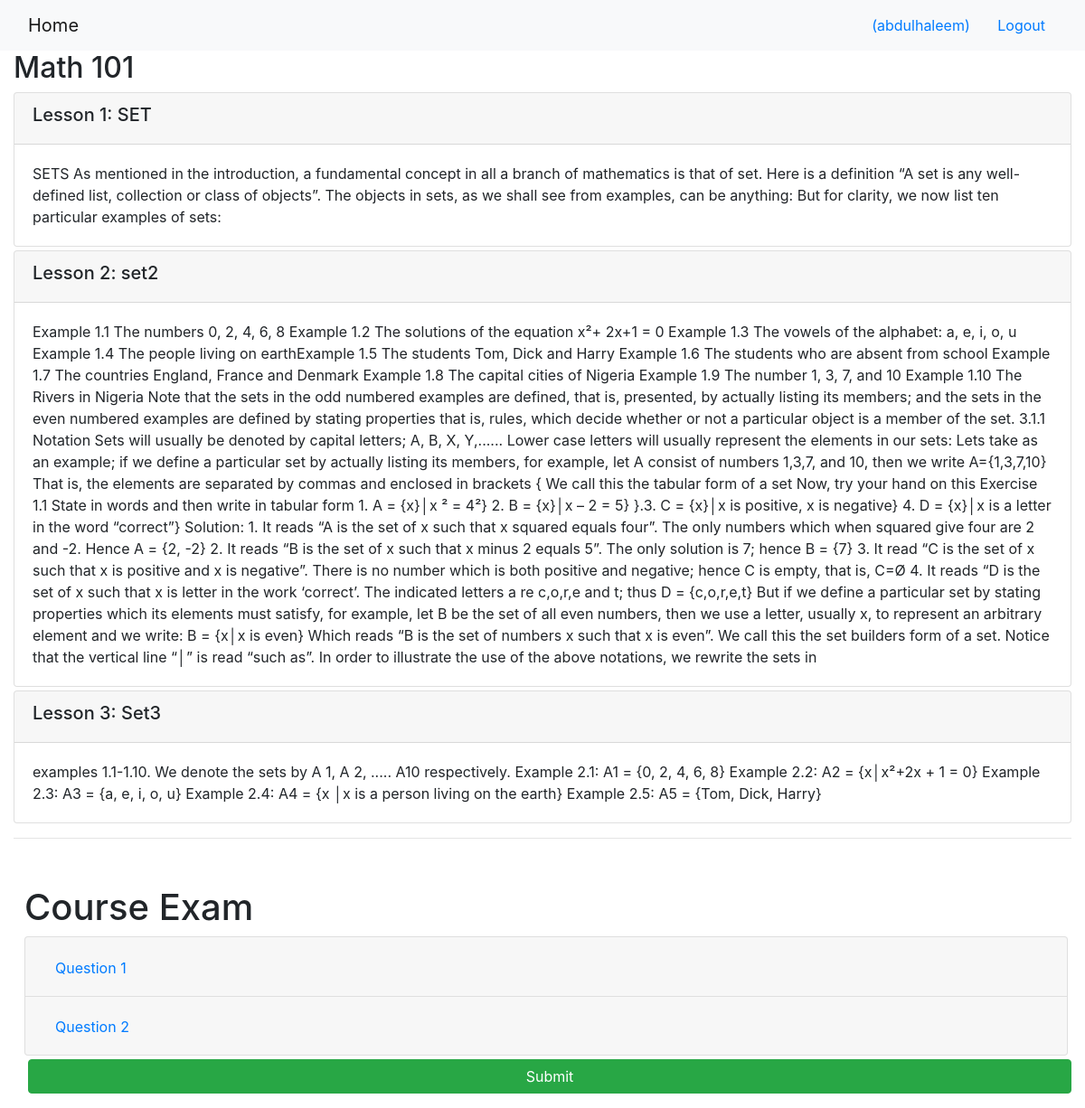
The app's page /onlinecourse/1/ (signed in) with its own data.
### onlinecourse/models.py (models this page shows, shortened)
class Course(models.Model):
    name = models.CharField(null=False, max_length=30, default='online course')
    image = models.ImageField(upload_to='course_images/')
    description = models.CharField(max_length=1000)
    pub_date = models.DateField(null=True)
    instructors = models.ManyToManyField(Instructor)
    users = models.ManyToManyField(settings.AUTH_USER_MODEL, through='Enrollment')
    total_enrollment = models.IntegerField(default=0)
    is_enrolled = False

class Lesson(models.Model):
    title = models.CharField(max_length=200, default="title")
    order = models.IntegerField(default=0)
    course = models.ForeignKey(Course, on_delete=models.CASCADE)
    content = models.TextField()

class Question(models.Model):
    course = models.ForeignKey(Course , on_delete=models.CASCADE)# <HINT> A course can have multiple questions
    lesson = models.ForeignKey(Lesson, on_delete=models.CASCADE)# Foreign key to lesson
    question = models.TextField()    # question text
    grade = models.FloatField()     # question grade/mark

### onlinecourse/views.py (the view)
# urls.py: path('<int:pk>/', views.CourseDetailView.as_view(), name='course_details'),
class CourseDetailView(generic.DetailView):
    model = Course
    template_name = 'onlinecourse/course_detail_bootstrap.html'
    def get_context_data(self, **kwargs):
        context = super().get_context_data(**kwargs)
        course = self.get_object()
        context['questions'] =course.question_set.all()# Question.objects.filter(course=self.kwargs['pk'])
        return context

### onlinecourse/templates/onlinecourse/course_detail_bootstrap.html (shortened to what this page needs)
<!DOCTYPE html>
<html lang="en">
<head>
     {% load static %}
    <link rel="stylesheet" href="https://maxcdn.bootstrapcdn.com/bootstrap/4.5.2/css/bootstrap.min.css">
</head>
<body>
    <nav class="navbar navbar-light bg-light">
        <div class="container-fluid">
            <div class="navbar-header">
                  <a class="navbar-brand" href="{% url 'onlinecourse:index' %}">Home</a>
            </div>
            <ul class="nav navbar-nav navbar-right">
                {% if user.is_authenticated %}
                <li>
                    <a class="btn btn-link" href="#">{{ user.first_name }}({{ user.username }})</a>
                    <a class="btn btn-link" href="{% url 'onlinecourse:logout' %}">Logout</a>
                </li>
                {% endif %}
            </ul>
        </div>
    </nav>
    <div class="container-fluid">
            <h2>{{ course.name }}</h2>
            <div class="card-columns-vertical">
                {% for lesson in course.lesson_set.all %}
                    <div class="card mt-1">
                        <div class="card-header"><h5>Lesson {{lesson.order|add:1}}: {{lesson.title}}</h5></div>
                        <div class="card-body">{{lesson.content}}</div>
                    </div>
                {% endfor %}
            </div>
<hr>
<br>
<div class="container-fluid m-1 p-2">
  <h1>Course Exam</h1>
  {% if user.is_authenticated %}
    <form action="{% url 'onlinecourse:submit' course.id %}" method="post" enctype="multipart/form-data">
    <div class="accordion" id="courseExam">
      {% for question in questions %}
        <div class="card">
          <div class="card-header" id="question{{ question.id }}">
            <h2 class="mb-0">
              <button class="btn btn-link" type="button" data-toggle="collapse" data-target="#collapse{{ question.id }}" aria-expanded="true" aria-controls="collapse{{ question.id }}">
                Question {{ forloop.counter }}
              </button>
            </h2>
          </div>
        </div>
      {% endfor %}
    </div>
    <input class="btn btn-success btn-block m-1" type="submit" value="Submit">
    </form>
  {% else %}
    <p>Please login to view the course exam.</p>
  {% endif %}
</div>
    </div>
</body>
</html>

### records on screen
Course: name "Math 101"
Lesson: order|add "1", title "SET", content "SETS As mentioned in the introduction, a fundamental concept in all a branch of mathematics is that of set. Here is a definition “A set is any well-defined list, collection or class of objects”. The objects in sets, as we shall see from examples, can be anything: But for clarity, we now list ten particular examples of sets:"
Lesson: order|add "2", title "set2", content "Example 1.1 The numbers 0, 2, 4, 6, 8 Example 1.2 The solutions of the equation x²+ 2x+1 = 0 Example 1.3 The vowels of the alphabet: a, e, i, o, u Example 1.4 The people living on earthExample 1.5 The students Tom, Dick and Harry Example 1.6 The students who are absent from school Example 1.7 The countries England, France and Denmark Example 1.8 The capital cities of Nigeria Example 1.9 The number 1, 3, 7, and 10 Example 1.10 The Rivers in Nigeria Note that the sets in the odd numbered examples are defined, that is, presented, by actually listing its members; and the sets in the even numbered examples are defined by stating properties that is, rules, which decide whether or not a particular…"
Lesson: order|add "3", title "Set3", content "examples 1.1-1.10. We denote the sets by A 1, A 2, ..... A10 respectively. Example 2.1: A1 = {0, 2, 4, 6, 8} Example 2.2: A2 = {x│x²+2x + 1 = 0} Example 2.3: A3 = {a, e, i, o, u} Example 2.4: A4 = {x │x is a person living on the earth} Example 2.5: A5 = {Tom, Dick, Harry}"

### other values on screen
{{ user.username }} "abdulhaleem"
